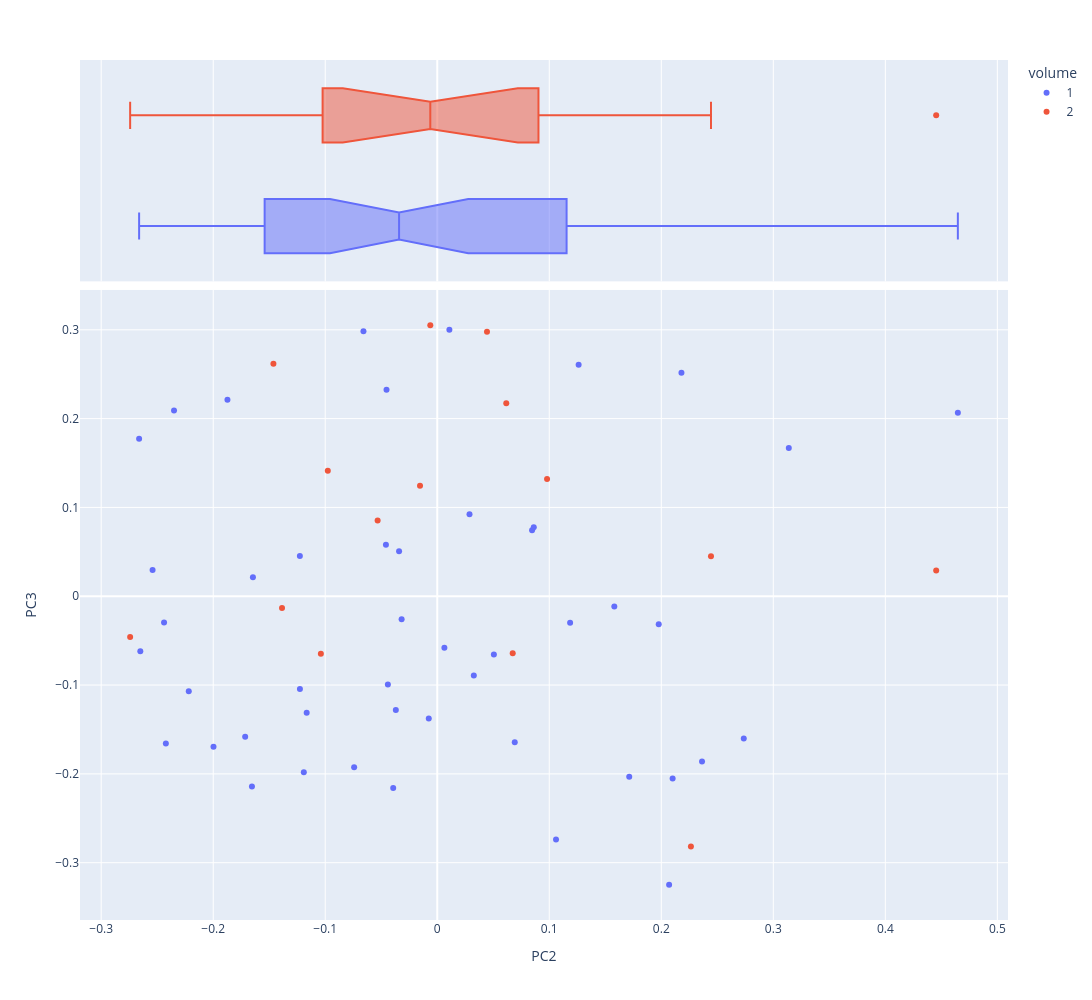

Source (notebook cell):
### Markdown cell above
## VIS PCA 2,3

### Code cell
fig3=vis_pcs(2,3,NEW,col='volume')
fig3.write_image('output/p2591-PC2.png')
fig3.show()

### Figure 1 — Plotly figure (JSON) as saved in the notebook; plotly's stock layout.template omitted (floating-point values rounded to 4 significant figures)
{"data": [{"hovertemplate": "<b>%{hovertext}</b><br><br>volume=1<br>PC2=%{x}<br>PC3=%{y}<extra></extra>", "hovertext": ["ASHPUTTEL", "BRIAR ROSE", "CAT AND MOUSE IN PARTNERSHIP", "CAT-SKIN", "CLEVER ELSIE", "CLEVER GRETEL", "CLEVER HANS", "FREDERICK AND CATHERINE", "FUNDEVOGEL", "HANS IN LUCK", "HANSEL AND GRETEL", "JORINDA AND JORINDEL", "KING GRISLY-BEARD", "MOTHER HOLLE", "OLD SULTAN", "RAPUNZEL", "RUMPELSTILTSKIN", "SNOWDROP", "SWEETHEART ROLAND", "THE ADVENTURES OF CHANTICLEER AND PARTLET", "THE DOG AND THE SPARROW", "THE ELVES AND THE SHOEMAKER", "THE FISHERMAN AND HIS WIFE", "THE FOX AND THE CAT", "THE FROG-PRINCE", "THE GOLDEN BIRD", "THE GOLDEN GOOSE", "THE JUNIPER-TREE", "THE LITTLE PEASANT", "THE MISER IN THE BUSH", "THE MOUSE, THE BIRD, AND THE SAUSAGE", "THE OLD MAN AND HIS GRANDSON", "THE PINK", "THE QUEEN BEE", "THE ROBBER BRIDEGROOM", "THE SEVEN RAVENS", "THE STORY OF THE YOUTH WHO WENT FORTH TO LEARN WHAT FEAR WAS", "THE STRAW, THE COAL, AND THE BEAN", "THE THREE LANGUAGES", "THE TRAVELLING MUSICIANS", "THE TWELVE HUNTSMEN", "THE VALIANT LITTLE TAILOR", "THE WEDDING OF MRS. FOX - PART I", "THE WEDDING OF MRS. FOX - PART II", "THE WHITE SNAKE", "THE WOLF AND THE SEVEN LITTLE KIDS", "TOM THUMB"], "legendgroup": "1", "marker": {"color": "#636efa", "symbol": "circle"}, "mode": "markers", "name": "1", "orientation": "v", "showlegend": true, "type": "scatter", "x": [0.08465, 0.1977, -0.1997, 0.2736, -0.1715, -0.2651, -0.03408, -0.2541, 0.2101, -0.1873, 0.1714, -0.1227, 0.1186, 0.3138, 0.218, 0.106, -0.1166, 0.02878, -0.007574, -0.03182, -0.2662, -0.1646, -0.04583, -0.04407, 0.01082, 0.08616, 0.006369, -0.03698, -0.2218, -0.235, -0.2423, -0.1226, 0.207, -0.06588, -0.0742, -0.04529, -0.03932, -0.1654, -0.1191, -0.2439, 0.2364, 0.06918, 0.03262, 0.1581, 0.05054, 0.4647, 0.1262], "xaxis": "x", "y": [0.07442, -0.03154, -0.1694, -0.1602, -0.1581, -0.06184, 0.05079, 0.02957, -0.2052, 0.2211, -0.2033, 0.04537, -0.02982, 0.1669, 0.2516, -0.274, -0.1313, 0.09231, -0.1378, -0.02588, 0.1774, 0.02137, 0.05805, -0.09933, 0.3001, 0.07772, -0.05797, -0.1281, -0.1071, 0.209, -0.1659, -0.1044, -0.3248, 0.2984, -0.1926, 0.2324, -0.2158, -0.2141, -0.1983, -0.02949, -0.1861, -0.1643, -0.08928, -0.0115, -0.06571, 0.2065, 0.2607], "yaxis": "y"}, {"alignmentgroup": "True", "hovertemplate": "<b>%{hovertext}</b><br><br>volume=1<br>PC2=%{x}<extra></extra>", "hovertext": ["ASHPUTTEL", "BRIAR ROSE", "CAT AND MOUSE IN PARTNERSHIP", "CAT-SKIN", "CLEVER ELSIE", "CLEVER GRETEL", "CLEVER HANS", "FREDERICK AND CATHERINE", "FUNDEVOGEL", "HANS IN LUCK", "HANSEL AND GRETEL", "JORINDA AND JORINDEL", "KING GRISLY-BEARD", "MOTHER HOLLE", "OLD SULTAN", "RAPUNZEL", "RUMPELSTILTSKIN", "SNOWDROP", "SWEETHEART ROLAND", "THE ADVENTURES OF CHANTICLEER AND PARTLET", "THE DOG AND THE SPARROW", "THE ELVES AND THE SHOEMAKER", "THE FISHERMAN AND HIS WIFE", "THE FOX AND THE CAT", "THE FROG-PRINCE", "THE GOLDEN BIRD", "THE GOLDEN GOOSE", "THE JUNIPER-TREE", "THE LITTLE PEASANT", "THE MISER IN THE BUSH", "THE MOUSE, THE BIRD, AND THE SAUSAGE", "THE OLD MAN AND HIS GRANDSON", "THE PINK", "THE QUEEN BEE", "THE ROBBER BRIDEGROOM", "THE SEVEN RAVENS", "THE STORY OF THE YOUTH WHO WENT FORTH TO LEARN WHAT FEAR WAS", "THE STRAW, THE COAL, AND THE BEAN", "THE THREE LANGUAGES", "THE TRAVELLING MUSICIANS", "THE TWELVE HUNTSMEN", "THE VALIANT LITTLE TAILOR", "THE WEDDING OF MRS. FOX - PART I", "THE WEDDING OF MRS. FOX - PART II", "THE WHITE SNAKE", "THE WOLF AND THE SEVEN LITTLE KIDS", "TOM THUMB"], "legendgroup": "1", "marker": {"color": "#636efa", "symbol": "circle"}, "name": "1", "notched": true, "offsetgroup": "1", "showlegend": false, "type": "box", "x": [0.08465, 0.1977, -0.1997, 0.2736, -0.1715, -0.2651, -0.03408, -0.2541, 0.2101, -0.1873, 0.1714, -0.1227, 0.1186, 0.3138, 0.218, 0.106, -0.1166, 0.02878, -0.007574, -0.03182, -0.2662, -0.1646, -0.04583, -0.04407, 0.01082, 0.08616, 0.006369, -0.03698, -0.2218, -0.235, -0.2423, -0.1226, 0.207, -0.06588, -0.0742, -0.04529, -0.03932, -0.1654, -0.1191, -0.2439, 0.2364, 0.06918, 0.03262, 0.1581, 0.05054, 0.4647, 0.1262], "xaxis": "x2", "yaxis": "y2"}, {"hovertemplate": "<b>%{hovertext}</b><br><br>volume=2<br>PC2=%{x}<br>PC3=%{y}<extra></extra>", "hovertext": ["DOCTOR KNOWALL", "IRON HANS", "LILY AND THE LION", "SNOW-WHITE AND ROSE-RED", "THE BLUE LIGHT", "THE FOUR CLEVER BROTHERS", "THE FOX AND THE HORSE", "THE GOOSE-GIRL", "THE KING OF THE GOLDEN MOUNTAIN", "THE RAVEN", "THE SALAD", "THE TURNIP", "THE TWELVE DANCING PRINCESSES", "THE WATER OF LIFE", "THE WILLOW-WREN AND THE BEAR"], "legendgroup": "2", "marker": {"color": "#EF553B", "symbol": "circle"}, "mode": "markers", "name": "2", "orientation": "v", "showlegend": true, "type": "scatter", "x": [-0.2742, 0.2264, -0.00621, 0.2443, 0.06736, -0.09772, -0.05324, 0.06162, -0.01539, -0.1386, -0.1039, -0.1463, 0.09803, 0.0444, 0.4454], "xaxis": "x", "y": [-0.04593, -0.2819, 0.3052, 0.04515, -0.06406, 0.1413, 0.08523, 0.2174, 0.1244, -0.01334, -0.06471, 0.2617, 0.1321, 0.2977, 0.02908], "yaxis": "y"}, {"alignmentgroup": "True", "hovertemplate": "<b>%{hovertext}</b><br><br>volume=2<br>PC2=%{x}<extra></extra>", "hovertext": ["DOCTOR KNOWALL", "IRON HANS", "LILY AND THE LION", "SNOW-WHITE AND ROSE-RED", "THE BLUE LIGHT", "THE FOUR CLEVER BROTHERS", "THE FOX AND THE HORSE", "THE GOOSE-GIRL", "THE KING OF THE GOLDEN MOUNTAIN", "THE RAVEN", "THE SALAD", "THE TURNIP", "THE TWELVE DANCING PRINCESSES", "THE WATER OF LIFE", "THE WILLOW-WREN AND THE BEAR"], "legendgroup": "2", "marker": {"color": "#EF553B", "symbol": "circle"}, "name": "2", "notched": true, "offsetgroup": "2", "showlegend": false, "type": "box", "x": [-0.2742, 0.2264, -0.00621, 0.2443, 0.06736, -0.09772, -0.05324, 0.06162, -0.01539, -0.1386, -0.1039, -0.1463, 0.09803, 0.0444, 0.4454], "xaxis": "x2", "yaxis": "y2"}], "layout": {"height": 1000, "legend": {"title": {"text": "volume"}, "tracegroupgap": 0}, "margin": {"t": 60}, "width": 1200, "xaxis": {"anchor": "y", "domain": [0, 1], "title": {"text": "PC2"}}, "xaxis2": {"anchor": "y2", "domain": [0, 1], "matches": "x", "showgrid": true, "showticklabels": false}, "yaxis": {"anchor": "x", "domain": [0, 0.7326], "title": {"text": "PC3"}}, "yaxis2": {"anchor": "x2", "domain": [0.7426, 1], "matches": "y2", "showgrid": false, "showline": false, "showticklabels": false, "ticks": ""}}}
